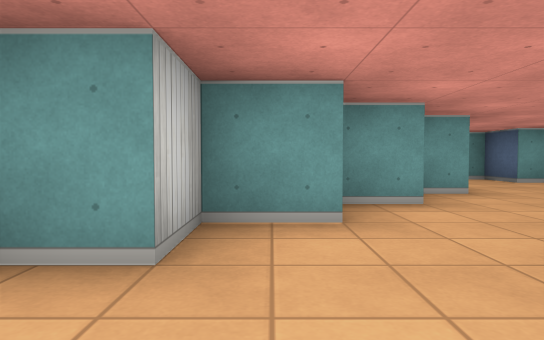
view 1 (above)

16 first-person views from a walk through a cub3D level. The camera is about half as high as the walls, tilts 2° down and sees 75° across. The floor is counted in squares. Each view is taken from the middle of a square. On the plan, view 1 faces up. The plan holds only what a view shows up to about 9 squares ahead; the rest is blank.

view 2
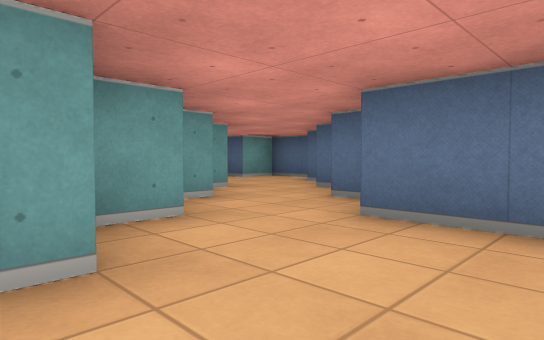

view 3
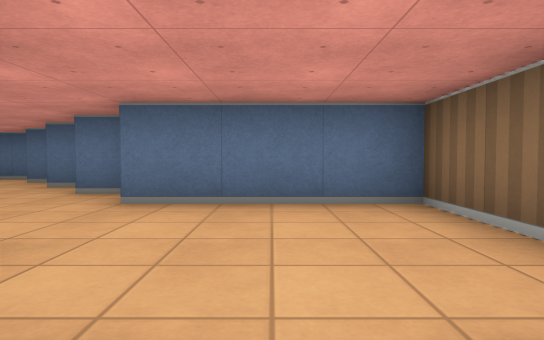

view 4
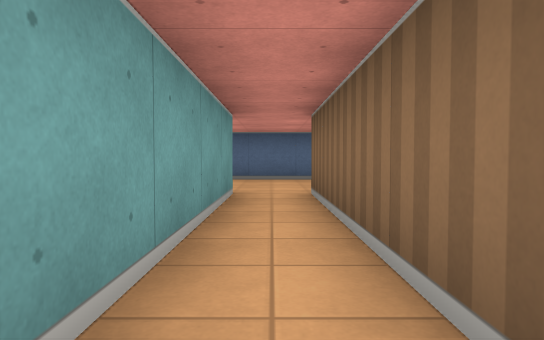

view 5
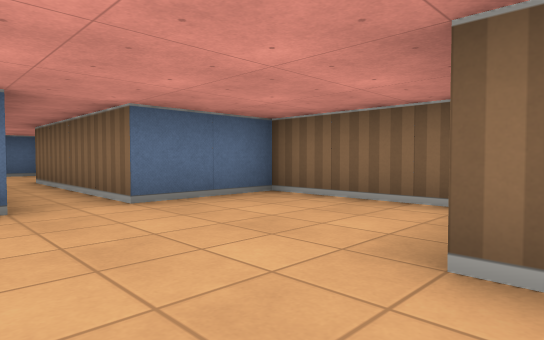

view 6
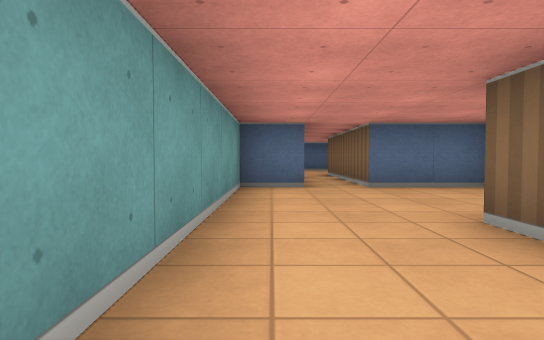

view 7
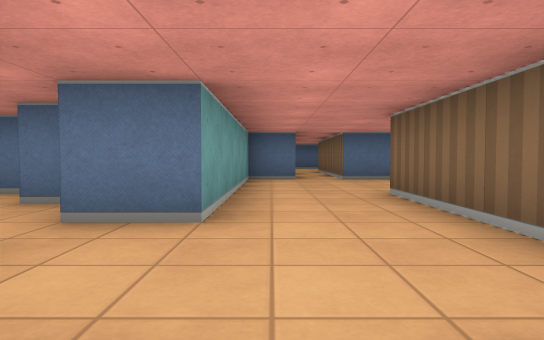

view 8
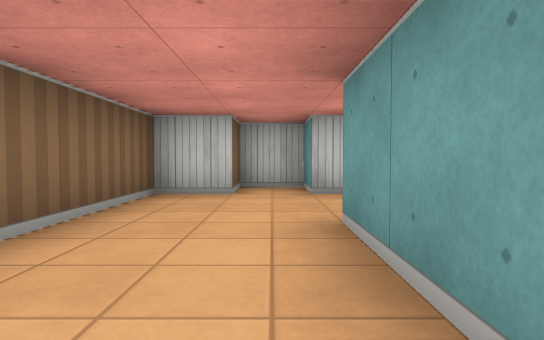

view 9
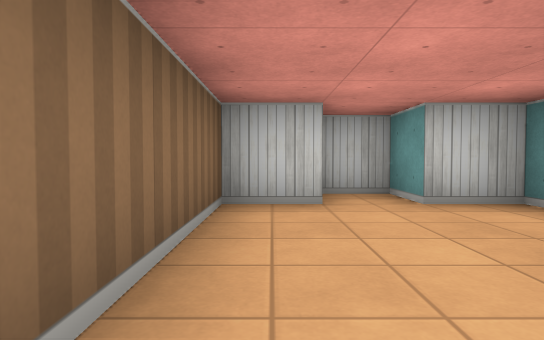

view 10
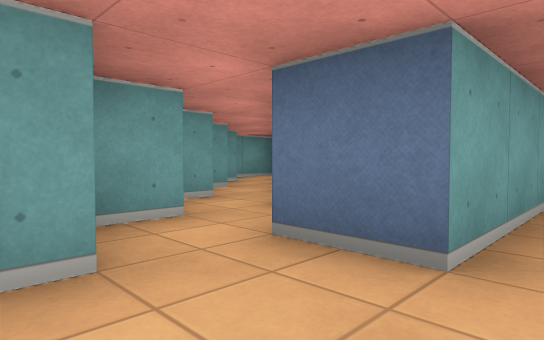

view 11
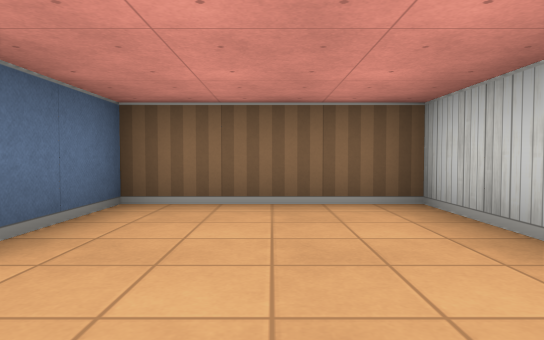

view 12
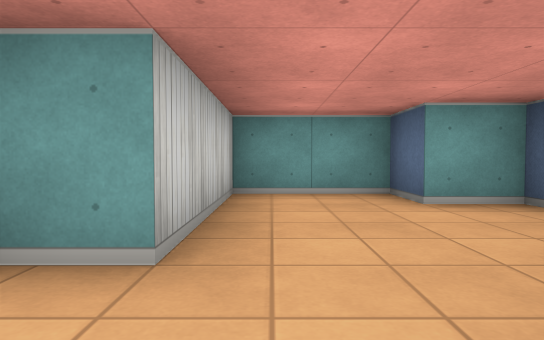

view 13
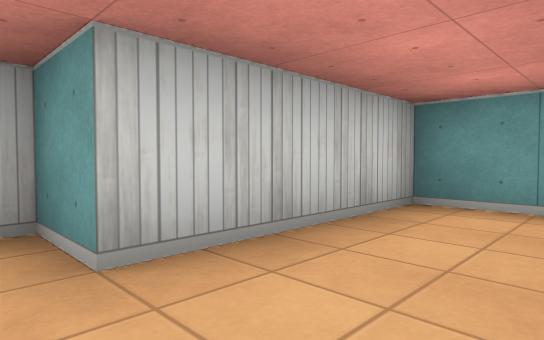

view 14
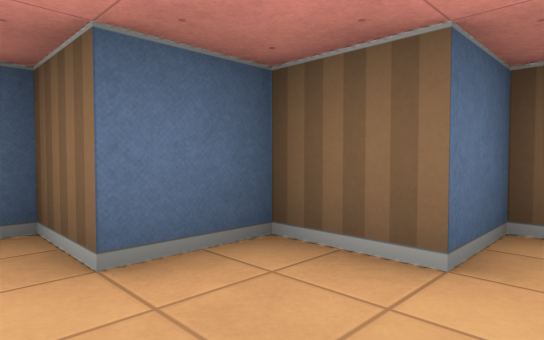

view 15
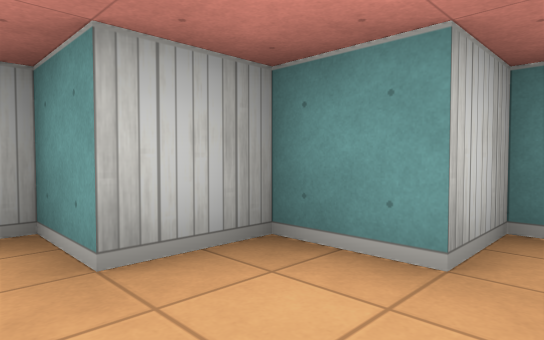

view 16
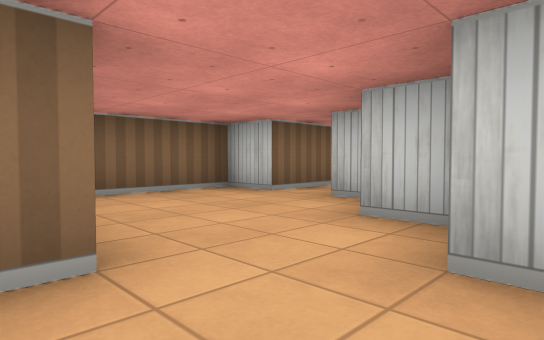

### Floor plan
Points are (right, up) in squares from view 1. A wall is a line through its corners. A room is listed if a view was taken in it or the views show most of it. See-through windows are left out.
Room 1 (views 1, 2, 12, 13, 14, 15, 16)
walls: (1.6, 3.5) (0.5, 3.5) (0.5, 2.5) (-0.5, 2.5) (-0.5, 1.5) (-1.5, 1.5) (-1.5, 0.5); (2.5, 1.9) (2.5, 2.5); (3.5, 2.4) (3.5, 3.5) (4.5, 3.5) (4.5, 4.5) (5.5, 4.5) (5.5, 6.5) (4.5, 6.5) (4.5, 7.5) (2.5, 7.5) (2.5, 4.5) (1.5, 4.5); (-1.5, -0.5) (-1.5, -1.5) (1.5, -1.5) (1.5, 1.5) (1.9, 1.5)
ways out: opening at (-1, 0) to room 2
Room 2 (views 3, 4, 8, 11)
walls: (-8.5, -0.9) (-8.5, -2.5) (-5.5, -2.5) (-5.5, -0.5) (-1.5, -0.5); (-1.5, 0.5) (-5.5, 0.5) (-5.5, 1.5) (-8.5, 1.5)
ways out: opening at (-1, 0) to room 1; opening at (-9.5, 0.5) to room 3
Room 3 (views 5, 6, 7, 9, 10)
walls: (-11.4, 2.5) (-12.5, 2.5) (-12.5, 1.5) (-13.5, 1.5) (-13.5, 0.5) (-12.5, 0.5) (-12.5, -0.5) (-8.5, -0.5); (-8.5, 1.5) (-10.5, 1.5) (-10.5, 2.5)
ways out: opening at (-9.5, 0.5) to room 2; opening at (-11, 3)

Positions as (right, up) in squares from view 1, and headings:
1: (0, 0), facing up
2: (-1, 0), facing up-right
3: (-2, 0), facing right
4: (-6, 0), facing right
5: (-9, 1), facing down-right
6: (-11, 1), facing right
7: (-13, 1), facing right
8: (-8, 1), facing left
9: (-9, 0), facing left
10: (-12, 1), facing up-right
11: (-7, 1), facing down
12: (3, 3), facing up
13: (4, 4), facing up-left
14: (3, 5), facing down-right
15: (1, 1), facing up-left
16: (2, 3), facing down-left
